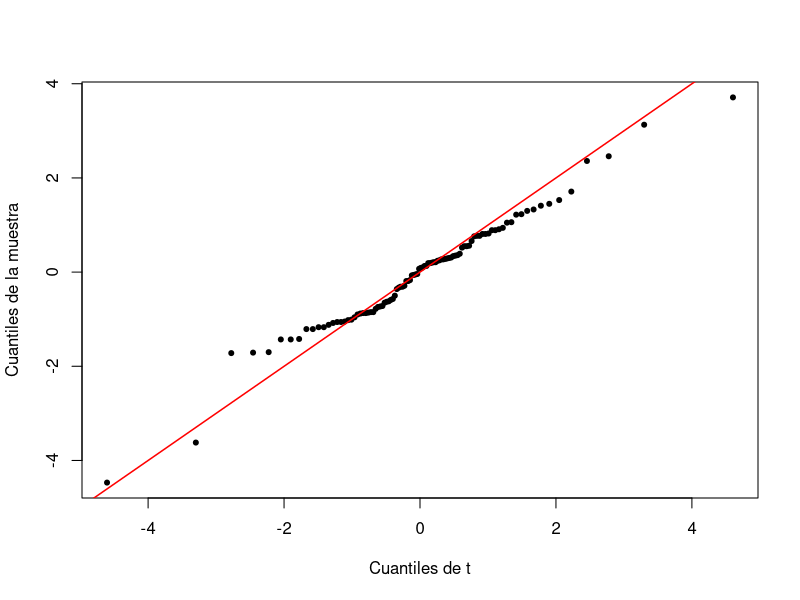
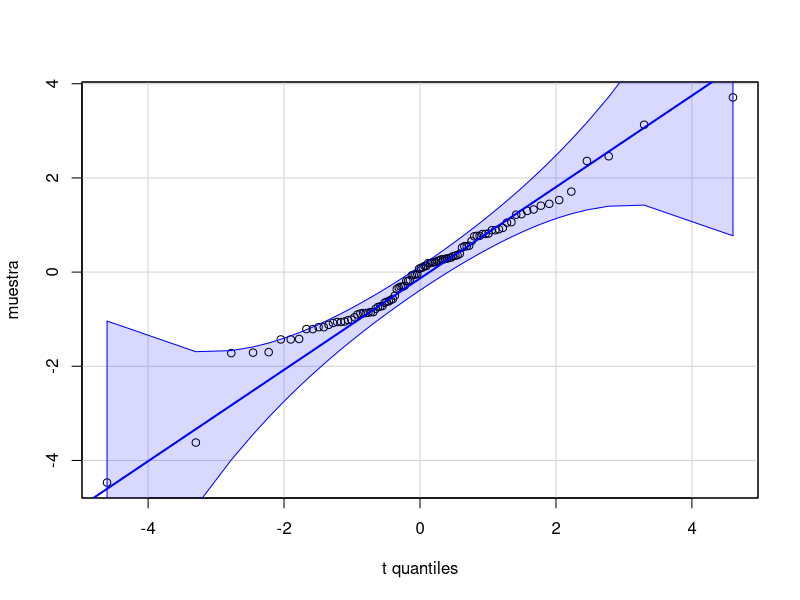
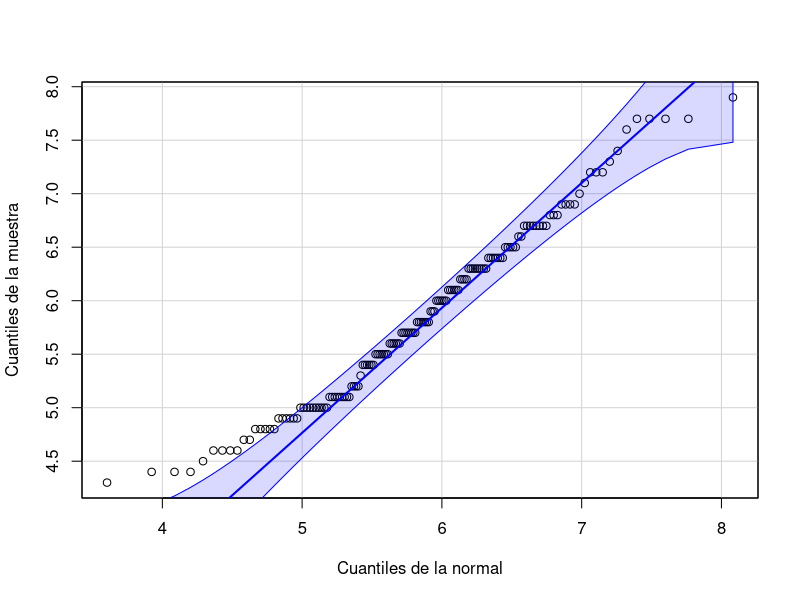
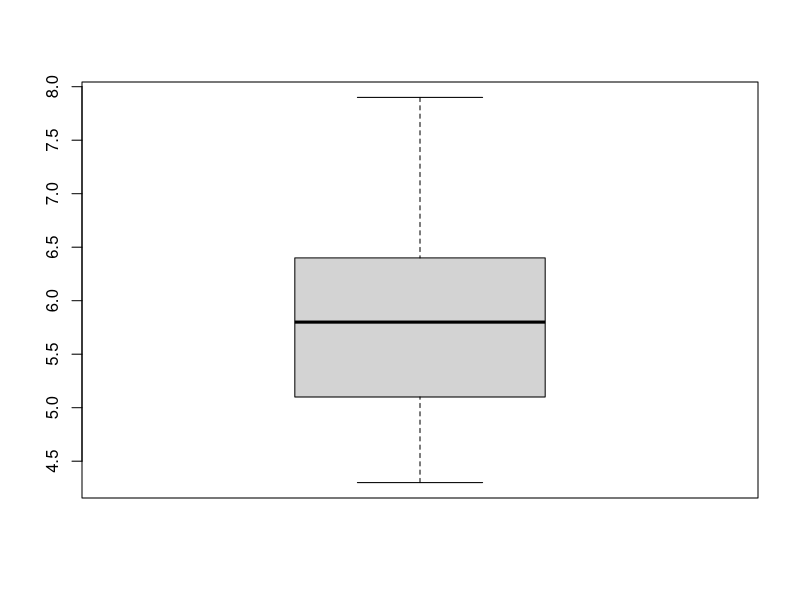

These figures' R source, in order: (Note: this script raises an error after producing the figures.)
## ---- chunk 1
library(car)
## ---- chunk 2
muestra=c(0.27,0.81,-0.73,-0.96,1.33,0.91,-1.70,0.24,-0.19,
  0.29,1.41,0.13,-0.06,-0.85,-0.59,-3.62,-1.02,2.36,0.34,-0.31,
  0.81,-0.88,0.27,0.52,1.05,0.20,0.76,0.25,-1.43,3.71,-0.78,
  0.39,-1.01,1.53,-0.72,1.22,0.56,-1.17,-0.65,-0.33,-0.07,0.31,
  -0.74,0.36,-1.72,-1.21,-0.05,-1.17,0.28,1.30,0.89,1.45,0.13,
  -1.12,3.13,-1.21,-0.90,-0.31,-1.05,0.89,-1.06,0.21,-0.50,
  -0.36,-0.29,-0.19,-1.71,0.09,0.21,0.55,-1.42,0.19,-0.62,2.46,
  -0.17,-0.63,0.77,0.94,0.55,0.35,-4.47,1.71,0.07,-0.57,-1.43,
  -0.85,1.06,0.82,0.19,-1.08,0.30,-0.87,0.77,1.23,-0.04,0.66,
  -0.87,-0.86,-1.06,0.10)
qqPlot(muestra, distribution="t", df=4, envelope=FALSE,
  xlab="Cuantiles de t", ylab="Cuantiles de la muestra",
  line="none", pch=20, grid=FALSE, id=FALSE)
abline(0,1, col="red", lwd=1.5)
## ---- chunk 3
muestra=c(0.27,0.81,-0.73,-0.96,1.33,0.91,-1.70,0.24,-0.19,0.29,1.41,0.13,-0.06,
  -0.85,-0.59,-3.62,-1.02,2.36,0.34,-0.31,0.81,-0.88,0.27,0.52,1.05,0.20,0.76,0.25,
  -1.43,3.71,-0.78,0.39,-1.01,1.53,-0.72,1.22,0.56,-1.17,-0.65,-0.33,-0.07,0.31,
  -0.74,0.36,-1.72,-1.21,-0.05,-1.17,0.28,1.30,0.89,1.45,0.13,-1.12,3.13,-1.21,
  -0.90,-0.31,-1.05,0.89,-1.06,0.21,-0.50,-0.36,-0.29,-0.19,-1.71,0.09,0.21,0.55,
  -1.42,0.19,-0.62,2.46,-0.17,-0.63,0.77,0.94,0.55,0.35,-4.47,1.71,0.07,-0.57,
  -1.43,-0.85,1.06,0.82,0.19,-1.08,0.30,-0.87,0.77,1.23,-0.04,0.66,-0.87,-0.86,
  -1.06,0.10)
## ---- chunk 4
library(car)
qqPlot(muestra, distribution="t", df=4, id=FALSE)
## ---- chunk 5
library(MASS)
iris.sl=iris$Sepal.Length
mu=fitdistr(iris.sl,"normal")$estimate[1]
sigma=fitdistr(iris.sl,"normal")$estimate[2]
round(c(mu,sigma),3)
## ---- chunk 6
qqPlot(iris.sl, distribution="norm", mean=mu, sd=sigma,xlab="Cuantiles de la normal",id=FALSE,
   ylab="Cuantiles de la muestra",main="")
## ---- chunk 7
boxplot(iris.sl)
## ---- chunk 8
df_temp=data.frame(Resultados=1:6, Frecuencias=c(8,4,6,3,7,12))
knitr::kable(df_temp)
## ---- chunk 9
freqs=c(8,4,6,3,7,12)
chisq.test(freqs)
## ---- chunk 10
chisq.test(freqs)$statistic
chisq.test(freqs)$parameter
chisq.test(freqs)$p.value
## ---- chunk 11
df_temp=data.frame(Resultados=1:6, Frecuencias=c(4,2,3,2,3,6))
knitr::kable(df_temp)
## ---- chunk 12
set.seed(100)
## ---- chunk 13
freqs2=c(4,2,3,2,3,6)
chisq.test(freqs2, simulate.p.value=TRUE, B=5000)
## ---- chunk 14
chisq.test(freqs2,simulate.p.value=TRUE,B=5000)$p.value
chisq.test(freqs2,simulate.p.value=TRUE,B=5000)$p.value
chisq.test(freqs2,simulate.p.value=TRUE,B=5000)$p.value
## ---- chunk 15
chisq.test(freqs2)$p.value
## ---- chunk 16
library(ape)
myoglobin=read.GenBank("AH002877.2", as.character=TRUE)
## ---- chunk 17
str(myoglobin)
## ---- chunk 18
myoglobin=myoglobin[[1]]
myoglobin[1:10]
## ---- chunk 19
table(myoglobin)
## ---- chunk 20
myoglobin=myoglobin[myoglobin!="n"]
table(myoglobin)
## ---- chunk 21
chisq.test(table(myoglobin))
## ---- chunk 22
chisq.test(table(myoglobin),p=c(1.25,1,1.25,1))
## ---- chunk 23
chisq.test(table(myoglobin),p=c(1.25,1,1.25,1),rescale.p=TRUE)$p.value
## ---- chunk 24
exon1=read.GenBank("M10090.1", as.character=TRUE)[[1]]
## ---- chunk 25
probs.tot=prop.table(table(myoglobin))
round(probs.tot,3)
## ---- chunk 26
chisq.test(table(exon1),p=probs.tot)$p.value
## ---- chunk 27
cg.in.sample=function(x,S){#x un vector, S vector de índices
  length(which(x[S]=="c" & x[S+1]=="g"))
}
set.seed(1660)  
muestra=replicate(100, cg.in.sample(myoglobin, 
            sample(1:(length(myoglobin)-1), 20,replace=TRUE)))
muestra
## ---- chunk 28
table(muestra)
## ---- chunk 29
round(dbinom(0:20,20,0.0625)*100,2)
## ---- chunk 30
round(c(dbinom(0:2,20,0.0625),1-pbinom(2,20,0.0625))*100,2)
## ---- chunk 31
freq.obs=c(table(muestra),0)
prob.teor=c(dbinom(0:2,20,0.0625),1-pbinom(2,20,0.0625))
chisq.test(freq.obs,p=prob.teor)$p.value
## ---- chunk 32
freq.obs=table(muestra)
prob.teor=c(dbinom(0:1,20,0.0625),1-pbinom(1,20,0.0625))
chisq.test(freq.obs,p=prob.teor)$p.value
## ---- chunk 33
prop.table(table(myoglobin))
p=prod(prop.table(table(myoglobin))[2:3])
p
## ---- chunk 34
round(dbinom(0:20,20,p)*100,2)
## ---- chunk 35
freq.obs=c(table(muestra),0)
prob.teor=c(dbinom(0:2,20,p),1-pbinom(2,20,p))
chisq.test(freq.obs,p=prob.teor)$p.value
## ---- chunk 36
p.estim=mean(muestra)/20
p.estim
## ---- chunk 37
round(dbinom(0:20,20,p.estim)*100,2)
## ---- chunk 38
freq.obs=table(muestra)
prob.teor=c(dbinom(0:1,20,p.estim),1-pbinom(1,20,p.estim))
chisq.test(freq.obs,p=prob.teor)
## ---- chunk 39
1-pchisq(chisq.test(freq.obs,p=prob.teor)$statistic,1)
## ---- chunk 40
iris.sl=iris$Sepal.Length
mu=fitdistr(iris.sl,"normal")$estimate[1]
sigma=fitdistr(iris.sl,"normal")$estimate[2]
round(c(mu,sigma),3)
## ---- chunk 41
h=hist(iris.sl, plot=FALSE)
h$breaks
## ---- chunk 42
breaks2=h$breaks
breaks2[1]=-Inf    #Cambiamos el primer elemento por -Infinito
breaks2[length(breaks2)]=Inf   #Cambiamos el último elemento por Infinito
breaks2
## ---- chunk 43
freq.obs=table(cut(iris.sl,breaks=breaks2))
freq.obs
## ---- chunk 44
extremo.izq=breaks2[-length(breaks2)]
extremo.der=breaks2[-1]
extremo.izq
extremo.der
## ---- chunk 45
probs.teor=pnorm(extremo.der,mu,sigma)-pnorm(extremo.izq,mu,sigma) 
probs.teor
## ---- chunk 46
freq.esp=probs.teor*length(iris.sl)
round(freq.esp,3)
## ---- chunk 47
k=length(probs.teor)
probs.teor2=c(probs.teor[1:(k-2)],sum(probs.teor[(k-1):k])) #Nuevas probabilidades teóricas
freq.obs2=c(freq.obs[1:(k-2)],sum(freq.obs[(k-1):k])) #Nuevas frecuencias observadas
chisq.test(freq.obs2,p=probs.teor2)
## ---- chunk 48
test.iris=chisq.test(freq.obs2,p=probs.teor2)
1-pchisq(test.iris$statistic,test.iris$parameter-2)
## ---- chunk 49
Ampl=(max(iris.sl)-min(iris.sl))/10
Ampl
## ---- chunk 50
breaks=min(iris.sl)+Ampl*(0:10)
breaks
breaks2=breaks
breaks2[1]=-Inf
breaks2[length(breaks2)]=Inf
breaks2
## ---- chunk 51
frec.obs=table(cut(iris.sl,breaks=breaks2))
frec.obs
extremo.izq=breaks2[-length(breaks2)]
extremo.der=breaks2[-1]
prob.teor=pnorm(extremo.der,mu,sigma)-pnorm(extremo.izq,mu,sigma)
frec.esp=round(prob.teor*length(iris.sl),2)
frec.esp
## ---- chunk 52
frec.obs2=c(frec.obs[1:8], sum(frec.obs[9:10]))
prob.teor2=c(prob.teor[1:8], sum(prob.teor[9:10]))
test.iris.2=chisq.test(frec.obs2,p=prob.teor2)
1-pchisq(test.iris.2$statistic, test.iris.2$parameter-2)
## ---- chunk 53
round(c(mu,sigma),3)
ks.test(iris.sl, "pnorm", mean=mu, sd=sigma)
## ---- chunk 54
length(unique(iris.sl))
1-length(unique(iris.sl))/length(iris.sl)
## ---- chunk 55
library(car)
str(Salaries)
## ---- chunk 56
sal.female=Salaries[Salaries$sex=="Female",]$salary  #Salarios de mujeres
sal.male=Salaries[Salaries$sex=="Male",]$salary  #Salarios de hombres
1-length(unique(sal.female))/length(sal.female) #Proporción de salarios de mujeres repetidos
1-length(unique(sal.male))/length(sal.male)  #Proporción de salarios de hombres repetidos
1-length(unique(Salaries$salary))/length(Salaries$salary)  #Proporción global de salarios repetidos
## ---- chunk 57
ks.test(sal.male,sal.female)
## ---- chunk 58
boxplot(salary~sex, data=Salaries, main="")
## ---- chunk 59
ks.test(scale(sal.male),scale(sal.female))
## ---- chunk 60
library(nortest)
iris.sl=iris$Sepal.Length
lillie.test(iris.sl)
## ---- chunk 61
set.seed(100)
x=rt(50,3)   #Una muestra de una t de Student con 3 g.l.
lillie.test(x)
## ---- chunk 62
ad.test(iris.sl)
## ---- chunk 63
set.seed(100)
x=rt(50,3)
ad.test(x)
## ---- chunk 64
shapiro.test(iris.sl)
set.seed(100)
x=rt(50,3)
shapiro.test(x)
## ---- chunk 65
library(fBasics)
dagoTest(iris.sl)
## ---- chunk 66
set.seed(100)
x=runif(10,0,5)
lillie.test(x)
ad.test(x)
shapiro.test(x)
dagoTest(x)
## ---- chunk 67
#1
x=c(65,95,87,70,193)
R.Chi1=chisq.test(x,p=c(1,1,1,1,2),rescale.p=T)$p.value
#2
x=c(10,32,18,19,6)
lambda=fitdistr(rep(0:4,x),"poisson")$estimate
c(dpois(0:3,round(lambda,3)),1-ppois(3,round(lambda,3)))*85
ChiT2=chisq.test(x,p=c(dpois(0:3,round(lambda,3)),1-ppois(3,round(lambda,3))))
R.Chi2=1-pchisq(ChiT2$statistic,3)
#3
x=c(9,27,51,46,17)
sum(x)
mostra=rep(c(1.5,4.5,7.5,10.5,13.5),x)
fitdistr(mostra,"normal")
mu=round(fitdistr(mostra,"normal")$estimate[1],2)
sigma=round(fitdistr(mostra,"normal")$estimate[2],2)
left=c(-Inf,3,6,9,12)
right=c(3,6,9,12,Inf)
probs=pnorm(right,mu,sigma)-pnorm(left,mu, sigma)
ChiT3=chisq.test(x,p=probs)
R.Chi3=1-pchisq(ChiT3$statistic,2)
#4
set.seed(2014)
x=rchisq(25,10)
R.Chi4=ks.test(x,"pnorm",mean=10,sd=3.16)$p.value
# 5 
x=c(4.6, 0.97,  0.3,  1.11,  2.16, 15.52,  1.13,  0.17,  0.64,  2.00)
R.Chi5=lillie.test(x)$p.value
# 6
set.seed(2014)
x=rnorm(15,2,0.8)
set.seed(1007)
y=rexp(25,0.5)
R.Chi6=ks.test(x,y)$p.value
## ---- chunk 68
x=c(65,95,87,70,193)
round(chisq.test(x,p=c(1,1,1,1,2),rescale.p=T)$p.value,3)
## ---- chunk 69
x=c(10,32,18,19,6)
lambda=round(fitdistr(rep(0:4,x),"poisson")$estimate,3)  #Estimamos la lambda
c(dpois(0:3,lambda),1-ppois(3,lambda))*85  #Frecuencias esperadas
ChiT2=chisq.test(x,p=c(dpois(0:3,lambda),1-ppois(3,lambda)))  #Test
p.valor2=1-pchisq(ChiT2$statistic,3)  #p-valor correcto
c(lambda,round(p.valor2,3))
## ---- chunk 70
x=c(9,27,51,46,17)
sum(x)
muestra=rep(c(1.5,4.5,7.5,10.5,13.5),x)
fitdistr(muestra,"normal")
mu=round(fitdistr(muestra,"normal")$estimate[1],2)
sigma=round(fitdistr(muestra,"normal")$estimate[2],2)
left=c(-Inf,3,6,9,12)
right=c(3,6,9,12,Inf)
probs=pnorm(right,mu,sigma)-pnorm(left,mu, sigma)
ChiT3=chisq.test(x,p=probs)
p.valor3=1-pchisq(ChiT3$statistic,2)
c(mu,sigma,round(p.valor3,3))
## ---- chunk 71
set.seed(2014)
x=rchisq(25,10)
round(ks.test(x,"pnorm",mean=10,sd=3.16)$p.value,3)
## ---- chunk 72
x=c(4.6, 0.97,  0.3,  1.11,  2.16, 15.52,  1.13,  0.17,  0.64,  2.00)
round(lillie.test(x)$p.value,3)
## ---- chunk 73
set.seed(2014)
x=rnorm(15,2,0.8)
set.seed(1007)
y=rexp(25,0.5)
round(ks.test(x,y)$p.value,3)
